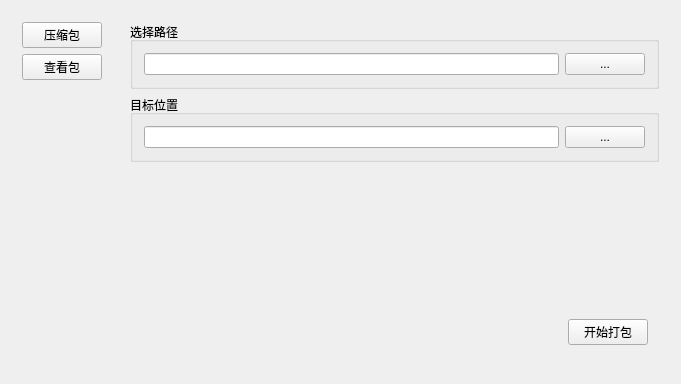
<?xml version="1.0" encoding="UTF-8"?>
<ui version="4.0">
 <class>PackageBigfileClass</class>
 <widget class="QWidget" name="PackageBigfileClass">
  <property name="geometry">
   <rect>
    <x>0</x>
    <y>0</y>
    <width>681</width>
    <height>384</height>
   </rect>
  </property>
  <property name="windowTitle">
   <string>PackageBigfile</string>
  </property>
  <layout class="QGridLayout" name="gridLayout">
   <item row="0" column="1">
    <widget class="QWidget" name="widget_2" native="true">
     <layout class="QGridLayout" name="gridLayout_3">
      <item row="3" column="0">
       <widget class="QWidget" name="widget_3" native="true">
        <layout class="QGridLayout" name="gridLayout_7">
         <item row="0" column="1">
          <widget class="QPushButton" name="StartPackage">
           <property name="text">
            <string>开始打包</string>
           </property>
          </widget>
         </item>
         <item row="0" column="0">
          <spacer name="horizontalSpacer">
           <property name="orientation">
            <enum>Qt::Horizontal</enum>
           </property>
           <property name="sizeHint" stdset="0">
            <size>
             <width>40</width>
             <height>20</height>
            </size>
           </property>
          </spacer>
         </item>
        </layout>
       </widget>
      </item>
      <item row="2" column="0">
       <spacer name="verticalSpacer_2">
        <property name="orientation">
         <enum>Qt::Vertical</enum>
        </property>
        <property name="sizeHint" stdset="0">
         <size>
          <width>20</width>
          <height>40</height>
         </size>
        </property>
       </spacer>
      </item>
      <item row="0" column="0">
       <widget class="QGroupBox" name="groupBox">
        <property name="title">
         <string>选择路径</string>
        </property>
        <layout class="QGridLayout" name="gridLayout_4">
         <item row="0" column="0">
          <widget class="QLineEdit" name="dir"/>
         </item>
         <item row="0" column="1">
          <widget class="QPushButton" name="ChooseBaseDir">
           <property name="text">
            <string>...</string>
           </property>
          </widget>
         </item>
        </layout>
       </widget>
      </item>
      <item row="1" column="0">
       <widget class="QGroupBox" name="groupBox_3">
        <property name="title">
         <string>目标位置</string>
        </property>
        <layout class="QGridLayout" name="gridLayout_5">
         <item row="0" column="0">
          <widget class="QLineEdit" name="dst"/>
         </item>
         <item row="0" column="1">
          <widget class="QPushButton" name="pushButton_5">
           <property name="text">
            <string>...</string>
           </property>
          </widget>
         </item>
        </layout>
       </widget>
      </item>
     </layout>
    </widget>
   </item>
   <item row="0" column="0" rowspan="2">
    <widget class="QWidget" name="widget" native="true">
     <property name="sizePolicy">
      <sizepolicy hsizetype="Fixed" vsizetype="Preferred">
       <horstretch>0</horstretch>
       <verstretch>0</verstretch>
      </sizepolicy>
     </property>
     <property name="minimumSize">
      <size>
       <width>50</width>
       <height>0</height>
      </size>
     </property>
     <property name="maximumSize">
      <size>
       <width>150</width>
       <height>16777215</height>
      </size>
     </property>
     <layout class="QGridLayout" name="gridLayout_2">
      <item row="1" column="0">
       <widget class="QPushButton" name="pushButton_2">
        <property name="text">
         <string>查看包</string>
        </property>
       </widget>
      </item>
      <item row="0" column="0">
       <widget class="QPushButton" name="pushButton">
        <property name="text">
         <string>压缩包</string>
        </property>
       </widget>
      </item>
      <item row="2" column="0">
       <spacer name="verticalSpacer">
        <property name="orientation">
         <enum>Qt::Vertical</enum>
        </property>
        <property name="sizeHint" stdset="0">
         <size>
          <width>20</width>
          <height>40</height>
         </size>
        </property>
       </spacer>
      </item>
     </layout>
    </widget>
   </item>
  </layout>
 </widget>
 <layoutdefault spacing="6" margin="11"/>
 <resources>
  <include location="PackageBigfile.qrc"/>
 </resources>
 <connections>
  <connection>
   <sender>ChooseBaseDir</sender>
   <signal>clicked()</signal>
   <receiver>PackageBigfileClass</receiver>
   <slot>OnChooseBaseDirClick()</slot>
   <hints>
    <hint type="sourcelabel">
     <x>609</x>
     <y>48</y>
    </hint>
    <hint type="destinationlabel">
     <x>673</x>
     <y>70</y>
    </hint>
   </hints>
  </connection>
  <connection>
   <sender>StartPackage</sender>
   <signal>clicked()</signal>
   <receiver>PackageBigfileClass</receiver>
   <slot>OnStartPackage()</slot>
   <hints>
    <hint type="sourcelabel">
     <x>618</x>
     <y>348</y>
    </hint>
    <hint type="destinationlabel">
     <x>675</x>
     <y>342</y>
    </hint>
   </hints>
  </connection>
 </connections>
 <slots>
  <slot>OnChooseBaseDirClick()</slot>
  <slot>OnStartPackage()</slot>
 </slots>
</ui>
